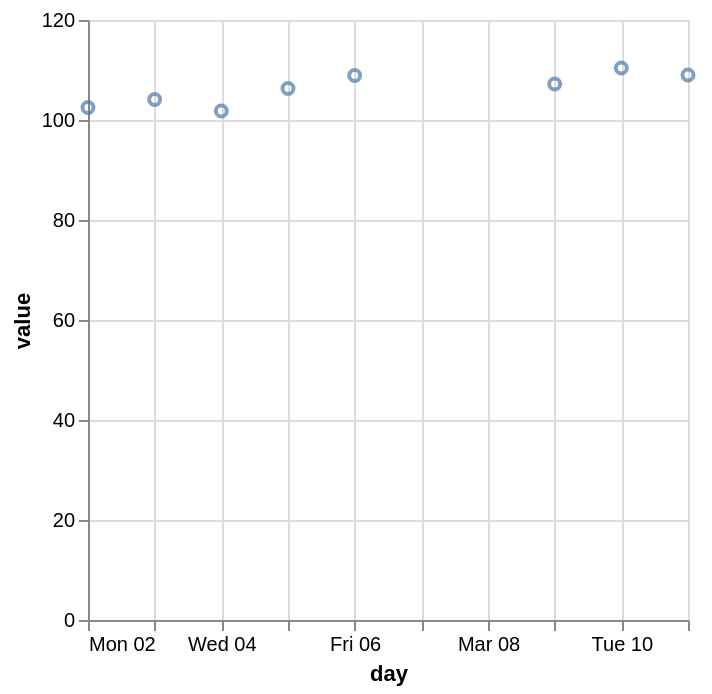

Specify this chart in Vega-Lite:
### Vega-Lite specification from a JSON file in a GitHub repository (floating-point values rounded to 4 significant figures)
{"$schema": "https://vega.github.io/schema/vega-lite/v6.json", "data": {"values": [{"date": "2026-03-02", "value": 102.5}, {"date": "2026-03-03", "value": 104.1}, {"date": "2026-03-04", "value": 101.8}, {"date": "2026-03-05", "value": 106.3}, {"date": "2026-03-06", "value": 108.9}, {"date": "2026-03-09", "value": 107.2}, {"date": "2026-03-10", "value": 110.4}, {"date": "2026-03-11", "value": 109.0}]}, "description": "Truncate dates with a timeUnit transform.", "encoding": {"x": {"field": "day", "type": "temporal"}, "y": {"field": "value", "type": "quantitative"}}, "mark": "point", "transform": [{"as": "day", "field": "date", "timeUnit": "yearmonthdate"}], "usermeta": {"eas": {"standin_ratio": 0.0302, "threshold": 0.06}}}
